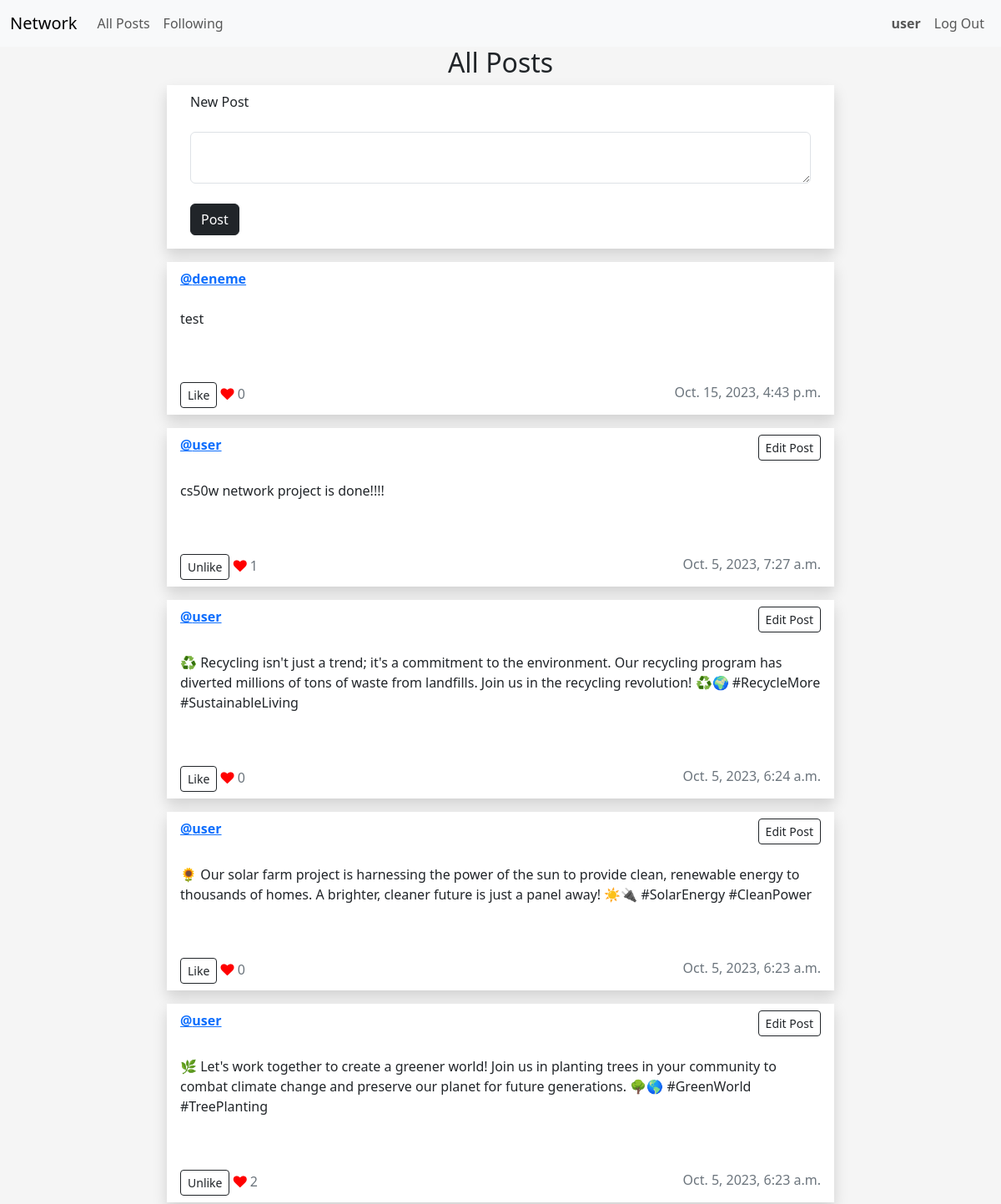
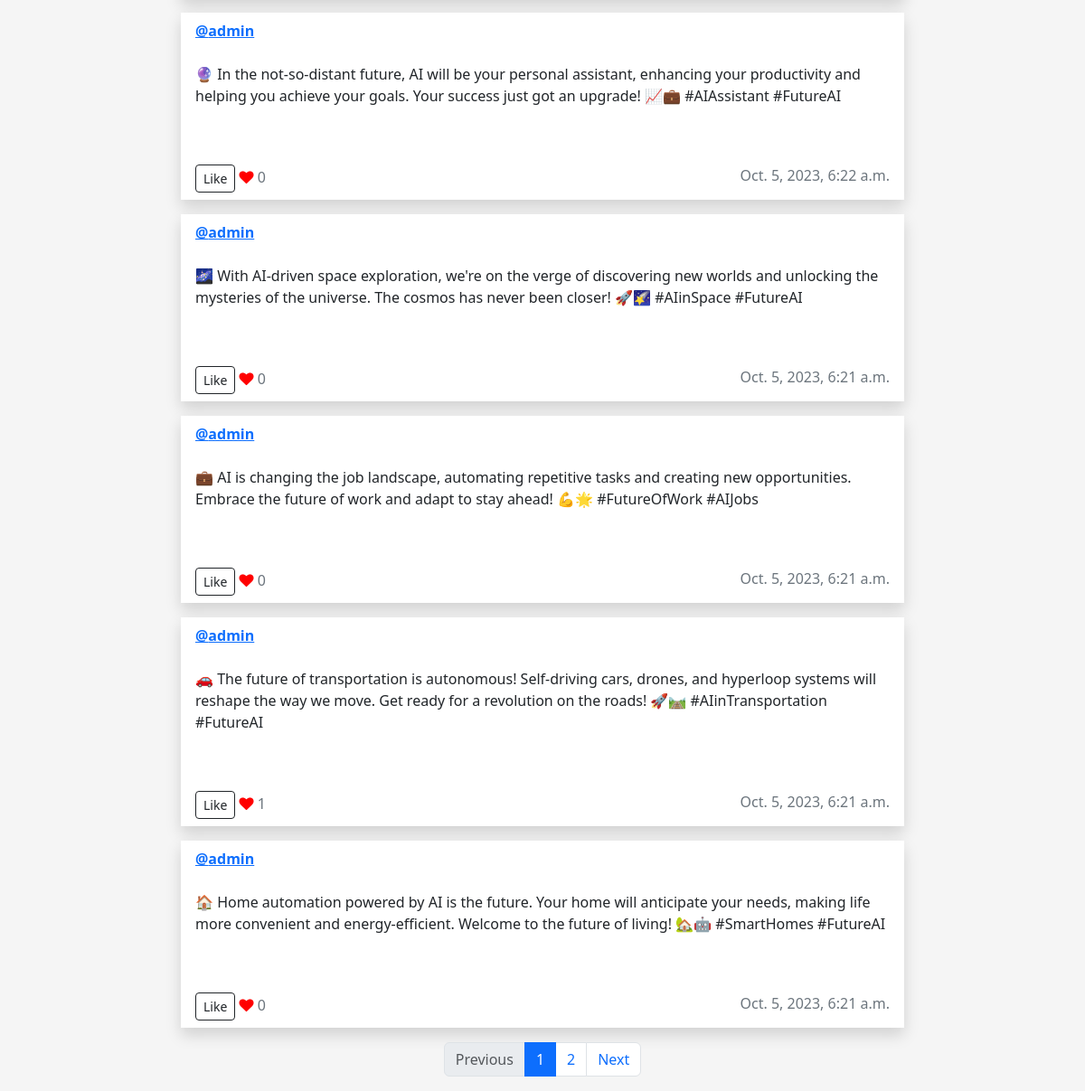
/ (signed in), run on the app's committed database (2 pictures, top to bottom).
### network/models.py (models this page shows, shortened)
class User(AbstractUser):
    pass

class Post(models.Model):
    user = models.ForeignKey(User, on_delete=models.CASCADE)
    content = models.TextField()
    timestamp = models.DateTimeField(auto_now_add=True)
    likes = models.ManyToManyField(User, related_name="liked_posts")

### network/views.py (the view)
# urls.py: path("", views.index, name="index"),
def index(request):
    post_list = Post.objects.all().order_by("-timestamp")
    paginator = Paginator(post_list, POST_NUMBER_PER_PAGE)  # Show2  contacts per page.
    page_number = request.GET.get("page")
    page_obj = paginator.get_page(page_number)
    return render(request, "network/index.html", {"page_obj": page_obj})

### network/templates/network/index.html (shortened to what this page needs)
{% extends "network/layout.html" %}
{% block body %}
<h2>All Posts</h2>
<div class="row">
   <div class="card rounded-0 border-0 shadow mb-3 mx-auto" style="max-width: 50rem;">
      <div class="card-header bg-transparent border-0">
         New Post
      </div>
      <div class="card-body">
         <form action="{% url 'post' %}" method="post">
            <textarea class="form-control" autofocus="true" name="content" id="content" maxlength="400"></textarea><br>
            <input class="btn btn-dark" type="submit" value="Post">
         </form>
      </div>
   </div>
</div>
{% for post in page_obj.object_list %}
<div id="posts">
    <div class="row mb-3">
       <div class="post" data-post-id="{{ post.id }}">
          <div class="card rounded-0 border-0 shadow mx-auto" style="max-width: 50rem;">
             <div class="card-header bg-transparent border-0 d-flex justify-content-between">
                <strong><a href="{% url 'profile' post.user.id %}">@{{ post.user }}</a></strong>
                {% if post.user == request.user %}
                <button type="button" class="btn btn-sm btn-outline-dark edit-button">Edit Post</button>
                {% endif %}
             </div>
             <div class="card-body text-dark">
                <p id="post-content" class="post-content">{{ post.content }}</p>
                <br>
             </div>
             <div class="card-footer bg-transparent text-secondary border-0 d-flex justify-content-between">
                <div>
                    <button type="button" id="likeButton_{{ post.id }}" data-post-id="{{ post.id }}" class="btn btn-outline-dark btn btn-sm like-button">
                        {% if user in post.likes.all %}
                        Unlike
                        {% else %}
                        Like
                        {% endif %}
                    </button>
                    <i class="fa fa-heart" style="color: red;"></i>
                    <span id="likeCount_{{ post.id }}" class="like-count">{{ post.likes.count }}</span>
                </div>
                <div>
                    <span> {{ post.timestamp }}</span>
                </div>
             </div>
          </div>
       </div>
    </div>
 </div>
 </div>
{% endfor %}
<nav aria-label="Page navigation example">
   <ul class="pagination justify-content-center">
      {% if page_obj.has_previous %}
      <li class="page-item">
         <a class="page-link" href="?page={{ page_obj.previous_page_number }}">Previous</a>
      </li>
      {% else %}
      <li class="page-item disabled">
         <span class="page-link">Previous</span>
      </li>
      {% endif %}
      {% for i in page_obj.paginator.page_range %}
      <li class="page-item {% if i == page_obj.number %}active{% endif %}">
         <a class="page-link" href="?page={{ i }}">{{ i }}</a>
      </li>
      {% endfor %}
      {% if page_obj.has_next %}
      <li class="page-item">
         <a class="page-link" href="?page={{ page_obj.next_page_number }}">Next</a>
      </li>
      {% else %}
      <li class="page-item disabled">
         <span class="page-link">Next</span>
      </li>
      {% endif %}
   </ul>
</nav>
{% endblock %}

### network/templates/network/layout.html (shortened to what this page needs)
{% load static %}
<!DOCTYPE html>
<html lang="en">
    <head>
        <link href="https://cdn.jsdelivr.net/npm/bootstrap@5.3.2/dist/css/bootstrap.min.css" rel="stylesheet">
        <link rel="stylesheet" href="https://cdnjs.cloudflare.com/ajax/libs/font-awesome/4.7.0/css/font-awesome.min.css">
        <link href="{% static 'network/styles.css' %}" rel="stylesheet">
    </head>
    <body>
        <nav class="navbar navbar-expand-lg bg-body-tertiary">
            <div class="container-fluid">
              <a class="navbar-brand" href="{% url 'index' %}">Network</a>
              <div class="collapse navbar-collapse" id="navbarTogglerDemo02">
                <ul class="navbar-nav me-auto mb-2 mb-lg-0">
                  <li class="nav-item">
                    <a class="nav-link" href="{% url 'index' %}">All Posts</a>
                  </li>
                  {% if user.is_authenticated %}
                  <li class="nav-item">
                    <a class="nav-link" href="{% url 'following' %}">Following</a>
                  </li>
                  {% endif %}
                </ul>
                <ul class="navbar-nav ms-auto">
                    {% if user.is_authenticated %}
                    <li class="nav-item">
                        <a class="nav-link" href="{% url 'profile' request.user.id %}"><strong>{{ request.user.username }}</strong></a>
                    </li>
                      <li class="nav-item">
                        <a class="nav-link" href="{% url 'logout' %}">Log Out</a>
                      </li>
                    {% endif %}
                </ul>
              </div>
            </div>
          </nav>
        <div class="body">
            {% block body %}
            {% endblock %}
    </body>
</html>

### network/static/network/styles.css (style rules this page uses)
h2 { text-align: center; }
body { background-color: #f5f5f5; }
.card-header { display: block; justify-content: space-between; }

### data on the page
User: user.username "user"
Post: user "deneme", content "test", shows "Like", likes.count "0", timestamp "Oct. 15, 2023, 4:43 p.m."
Post: user "user", shows "Edit Post", content "cs50w network project is done!!!!", shows "Unlike", likes.count "1", timestamp "Oct. 5, 2023, 7:27 a.m."
Post: user "user", shows "Edit Post", content "♻️ Recycling isn't just a trend; it's a commitment to the environment. Our recycling program has diverted millions of tons of waste from landfills. Join us in the recycling revolution! ♻️🌍 #RecycleMore #SustainableLiving", shows "Like", likes.count "0", timestamp "Oct. 5, 2023, 6:24 a.m."
Post: user "user", shows "Edit Post", content "🌻 Our solar farm project is harnessing the power of the sun to provide clean, renewable energy to thousands of homes. A brighter, cleaner future is just a panel away! ☀️🔌 #SolarEnergy #CleanPower", shows "Like", likes.count "0", timestamp "Oct. 5, 2023, 6:23 a.m."
Post: user "user", shows "Edit Post", content "🌿 Let's work together to create a greener world! Join us in planting trees in your community to combat climate change and preserve our planet for future generations. 🌳🌎 #GreenWorld #TreePlanting", shows "Unlike", likes.count "2", timestamp "Oct. 5, 2023, 6:23 a.m."
Post: user "admin", content "🔮 In the not-so-distant future, AI will be your personal assistant, enhancing your productivity and helping you achieve your goals. Your success just got an upgrade! 📈💼 #AIAssistant #FutureAI", shows "Like", likes.count "0", timestamp "Oct. 5, 2023, 6:22 a.m."
Post: user "admin", content "🌌 With AI-driven space exploration, we're on the verge of discovering new worlds and unlocking the mysteries of the universe. The cosmos has never been closer! 🚀🌠 #AIinSpace #FutureAI", shows "Like", likes.count "0", timestamp "Oct. 5, 2023, 6:21 a.m."
Post: user "admin", content "💼 AI is changing the job landscape, automating repetitive tasks and creating new opportunities. Embrace the future of work and adapt to stay ahead! 💪🌟 #FutureOfWork #AIJobs", shows "Like", likes.count "0", timestamp "Oct. 5, 2023, 6:21 a.m."
Post: user "admin", content "🚗 The future of transportation is autonomous! Self-driving cars, drones, and hyperloop systems will reshape the way we move. Get ready for a revolution on the roads! 🚀🛤️ #AIinTransportation #FutureAI", shows "Like", likes.count "1", timestamp "Oct. 5, 2023, 6:21 a.m."
Post: user "admin", content "🏠 Home automation powered by AI is the future. Your home will anticipate your needs, making life more convenient and energy-efficient. Welcome to the future of living! 🏡🤖 #SmartHomes #FutureAI", shows "Like", likes.count "0", timestamp "Oct. 5, 2023, 6:21 a.m."

### other printed values
{{ i }} "1" "2"
